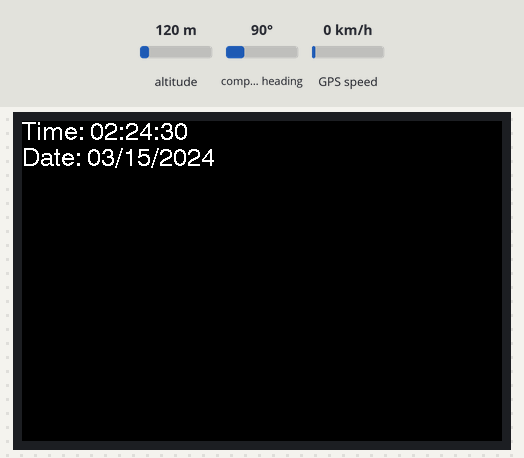
Simulated run of this sketch. Board: ESP32. On the bench: 480×320 colour display. The inputs (shaded band) are chosen by the test bench; at power-on: altitude 120 m, compass heading 90°, GPS speed 0 km/h. The GPS gets a fix after 3 s at 37.7749, -122.4194 with 8 satellites.

Above: at 0.5 s.
At 3.4 s:
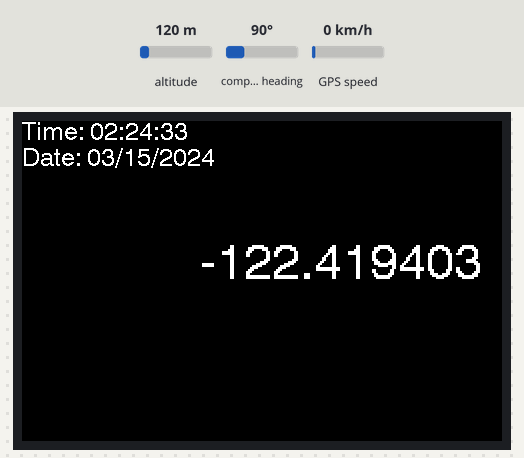
At 8.4 s:
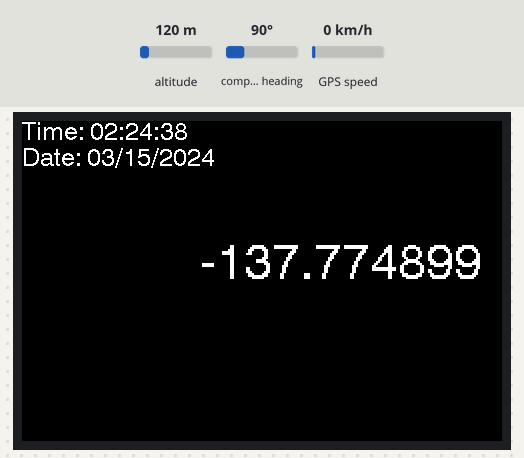
At 19.4 s:
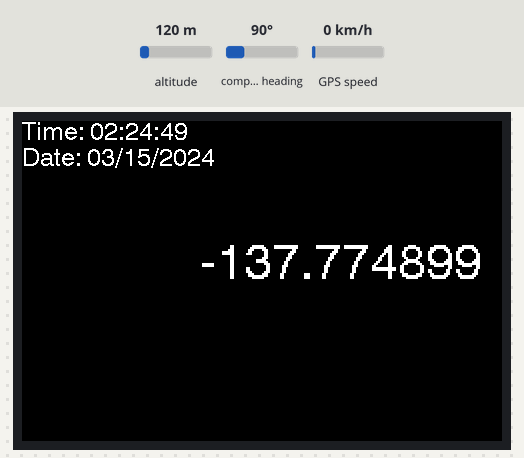
At 21.4 s:
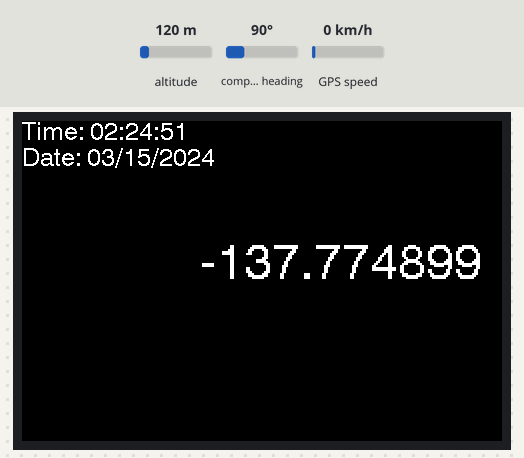
At 38.4 s:
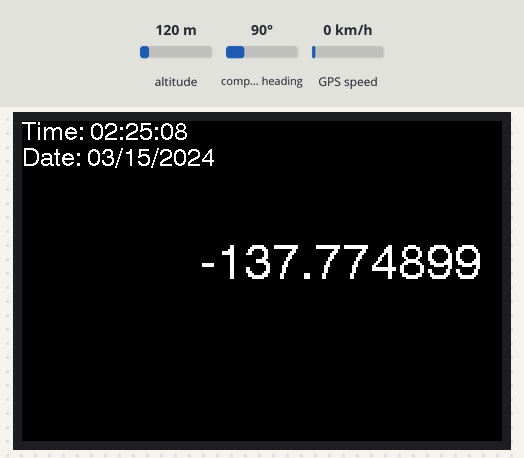

The sketch:

ESP8266_MODULE_FINAL.ino
```cpp
/*
 * Author: EmbedCrest Technology Private Limited
 */
#include <TinyGPS++.h>
#include <SoftwareSerial.h>
#include <TimeLib.h>
#include <SPI.h>
#include <TFT_eSPI.h>

// -------------------------------------------------------
// Display & GPS wiring
// -------------------------------------------------------
static const int GPS_RX_PIN = 5;
static const int GPS_TX_PIN = 16;
static const uint32_t GPS_BAUDRATE = 9600;
static const int TIMEZONE_OFFSET_HOURS = -8;   // Pacific Standard Time

TFT_eSPI      gpsTft = TFT_eSPI();
TinyGPSPlus   gpsParser;
SoftwareSerial gpsPort(GPS_RX_PIN, GPS_TX_PIN);

// -------------------------------------------------------
// Time / position state
// -------------------------------------------------------
time_t lastClockUpdate = 0;
bool   hasLockOnGps    = false;

char  timeText[16];
char  dateText[16];

float lastLat = 0.0f;
float lastLon = 0.0f;

// -------------------------------------------------------
// Forward declarations
// -------------------------------------------------------
void showStartupScreen();
void showErrorScreen();
void syncClockFromGps();
void drawDateTime();
void drawLocationIfChanged();

// -------------------------------------------------------
// Notification handler
// setup()
// -------------------------------------------------------
void setup()
{
  Serial.begin(115200);
  gpsPort.begin(GPS_BAUDRATE);

  gpsTft.begin();
  gpsTft.setRotation(3);

  showStartupScreen();
}

// -------------------------------------------------------
// Main polling loop
// -------------------------------------------------------
void loop()
{
  // -----------------------------------------------------
  // Feed GPS parser with all available bytes
  // -----------------------------------------------------
  while (gpsPort.available() > 0)
  {
    char c = gpsPort.read();
    if (gpsParser.encode(c))
    {
      // First valid sentence switches to black main screen
      if (!hasLockOnGps)
      {
        hasLockOnGps = true;
        gpsTft.fillScreen(TFT_BLACK);
      }

      syncClockFromGps();
      drawLocationIfChanged();
    }
  }

  // -----------------------------------------------------
  // Refresh time/date once per second when clock is valid
  // -----------------------------------------------------
  if (timeStatus() != timeNotSet)
  {
    time_t nowTs = now();
    if (nowTs != lastClockUpdate)
    {
      lastClockUpdate = nowTs;
      drawDateTime();
    }
  }

  // -----------------------------------------------------
  // GPS presence watchdog
  // -----------------------------------------------------
  if (millis() > 5000 && gpsParser.charsProcessed() < 10)
  {
    Serial.println(F("No GPS detected: check wiring."));
    showErrorScreen();
    while (true) { /* halt */ }
  }
}

// -------------------------------------------------------
// Screen helpers
// -------------------------------------------------------
void showStartupScreen()
{
  gpsTft.fillScreen(TFT_WHITE);
  gpsTft.setTextSize(1);
  gpsTft.setTextColor(TFT_RED, TFT_WHITE);
  gpsTft.setTextDatum(TC_DATUM);
  gpsTft.drawString("Waiting for GPS...", 240, 140, 4);
}

void showErrorScreen()
{
  gpsTft.fillScreen(TFT_RED);
  gpsTft.setTextSize(1);
  gpsTft.setTextColor(TFT_WHITE, TFT_RED);
  gpsTft.setTextDatum(TC_DATUM);
  gpsTft.drawString("No GPS detected: Check Wiring!", 240, 140, 4);
}

// -------------------------------------------------------
// Time & location drawing
// -------------------------------------------------------
void syncClockFromGps()
{
  if (!gpsParser.date.isValid() || !gpsParser.time.isValid())
    return;

  int  year   = gpsParser.date.year();
  byte month  = gpsParser.date.month();
  byte day    = gpsParser.date.day();
  byte hour   = gpsParser.time.hour();
  byte minute = gpsParser.time.minute();
  byte second = gpsParser.time.second();

  setTime(hour, minute, second, day, month, year);
  adjustTime(TIMEZONE_OFFSET_HOURS * SECS_PER_HOUR);
}

// -------------------------------------------------------
// Notification handler
// -------------------------------------------------------
void drawLocationIfChanged()
{
  if (!gpsParser.location.isValid())
    return;

  gpsTft.setTextDatum(TR_DATUM);
  gpsTft.setTextSize(2);
  gpsTft.setTextColor(TFT_WHITE, TFT_BLACK);

  float lat = gpsParser.location.lat();
  float lon = gpsParser.location.lng();

  if (lat != lastLat)
  {
    gpsTft.drawString(String(lat, 6), 460, 120, 4);
    lastLat = lat;
  }

  if (lon != lastLon)
  {
    // Note: same coordinates as original sketch
    gpsTft.drawString(String(lon, 6), 460, 120, 4);
    lastLon = lon;
  }
}

void drawDateTime()
{
  gpsTft.setTextDatum(TL_DATUM);
  gpsTft.setTextSize(1);
  gpsTft.setTextColor(TFT_WHITE, TFT_BLACK);

  sprintf(timeText, "Time: %02u:%02u:%02u", hour(), minute(), second());
  gpsTft.drawString(timeText, 0, 0, 4);

  sprintf(dateText, "Date: %02u/%02u/%04u", month(), day(), year());
  gpsTft.drawString(dateText, 0, 26, 4);
}
```

Measured:
- what the display in image 1 shows lasts 1.0 s, from 3.4 s to 4.4 s
